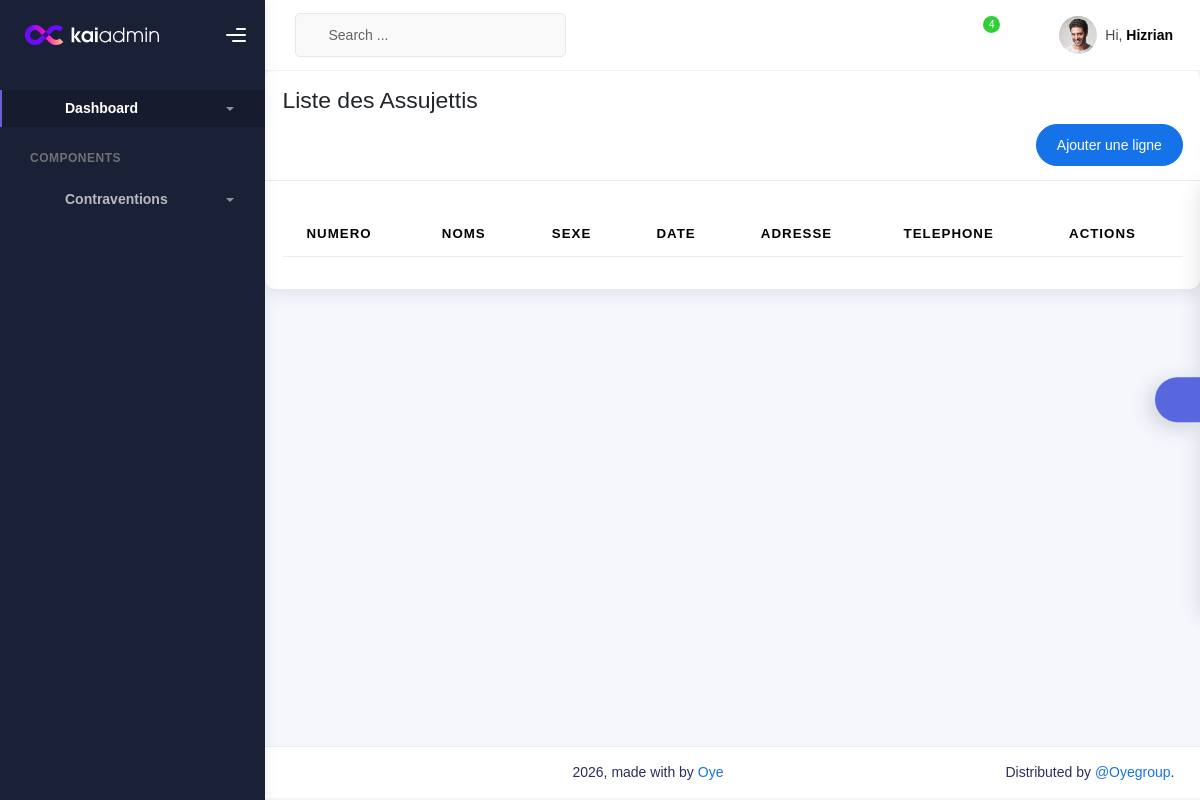
The app's page /assujettis/, older data.
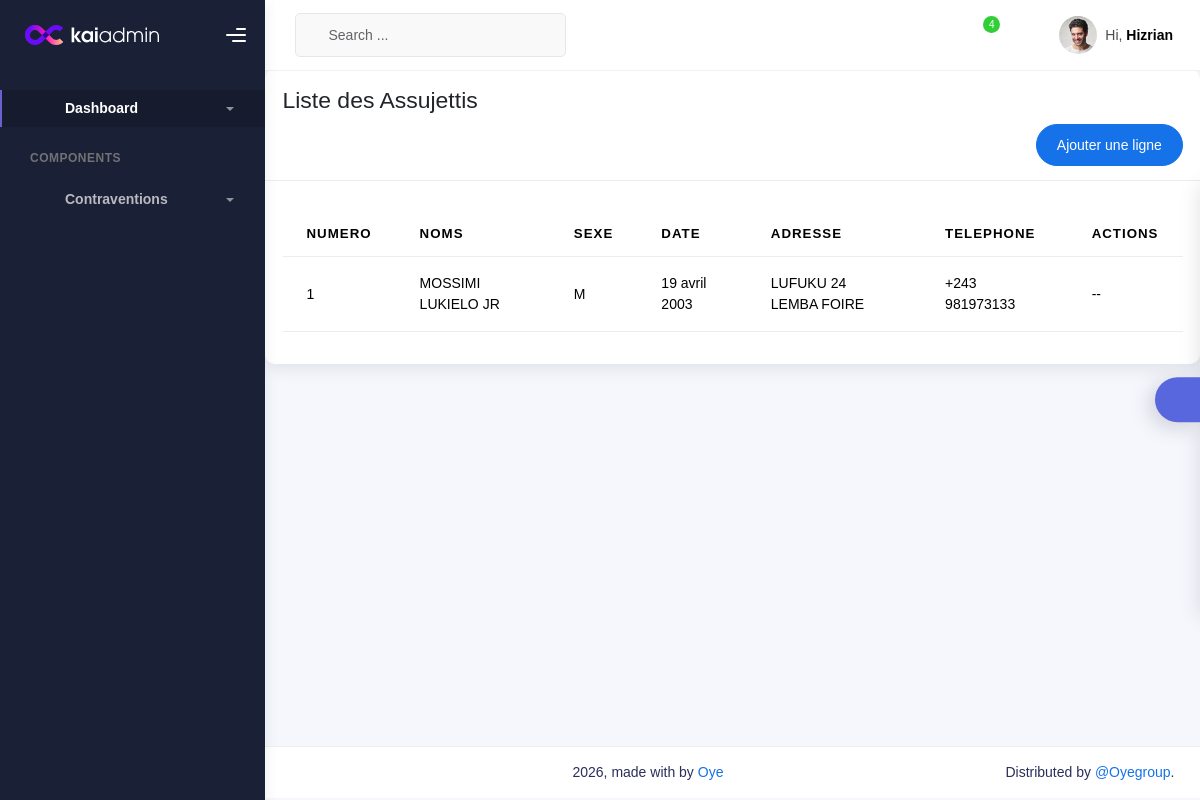
The same page, newer data.
### contravention/models.py (models this page shows, shortened)
class Assujettis(models.Model):
    numero = models.CharField(max_length=10, primary_key=True, verbose_name="ID")
    noms = models.CharField(max_length=150, verbose_name="NOMS")
    sexe = models.CharField(max_length=1, verbose_name="SEXE")
    date = models.DateField(verbose_name="DATE", null=True, blank=True)
    adresse = models.CharField(max_length=150, verbose_name="ADRESSE")
    telephone = models.CharField(max_length=15, verbose_name="TELEPHONE")
    profession=models.CharField(max_length=50,verbose_name="PROFESSION")

### contravention/views.py (the view)
# urls.py: path('assujettis/', assujettis_views, name="assujettis"),
def assujettis_views(requete):
    assujettis = Assujettis.objects.all()
    ctx = {
        'assujettis' : assujettis,
        'title' : "Gestion des Assujettis"
    }
    return render(requete, 'appcontra/assujettis.html', ctx)

### contravention/templates/appcontra/assujettis.html (shortened to what this page needs)
{% extends "base.html" %}
{% load static %}
{% block content %}
<div class="card">
    <div class="card-header">
        <div class="card-title text-dark" _msttexthash="224159" _msthash="96">
            <h3>Liste des Assujettis</h3><a href="{% url 'assujetti' %}">
            <button class="btn btn-primary btn-round ms-auto d-flex justify-content-between" data-bs-toggle="modal" data-bs-target="#addRowModal">
                <font _mstmutation="1" _msttexthash="290550" _msthash="483">
                Ajouter une ligne
                </font>
            </button></a>
        </div>
    </div>
    <div class="card-body">
        <table class="table mt-3">
            <thead>
                <tr>
                    <th scope="col">Numero</th>
                    <th scope="col">Noms</th>
                    <th scope="col" _msttexthash="133978" _msthash="98">Sexe</th>
                    <th scope="col" _msttexthash="94367" _msthash="99">Date</th>
                    <th scope="col" _msttexthash="113646" _msthash="100">Adresse</th>
                    <th scope="col" _msttexthash="113646" _msthash="100">Telephone</th>
                    <th scope="col" _msttexthash="113646" _msthash="100">Actions</th>
                </tr>
            </thead>
            <tbody>
                    {% for ass in assujettis %}
                    <tr>
                        <td>{{ ass.numero }}</td>
                        <td>{{ ass.noms }}</td>
                        <td>{{ ass.sexe }}</td>
                        <td>{{ ass.date }}</td>
                        <td>{{ ass.adresse }}</td>
                        <td>{{ ass.telephone }}</td>
                        <td>
                            --
                        </td>
                    </tr>
                    {% endfor %}
                </tbody>
            </table>
        </div>
    </div>
{% endblock content %}

Row changes from the older to the newer data that the page shows:
added Assujettis: numero "1", noms "MOSSIMI LUKIELO JR", sexe "M", date "19 avril 2003", adresse "LUFUKU 24 LEMBA FOIRE", telephone "+243 981973133"
